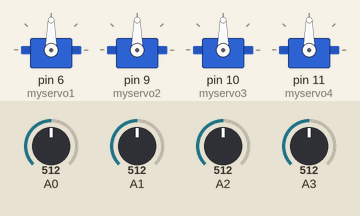
This sketch was run on a simulated Arduino Uno, built with avr-gcc and run on an emulated ATmega328P. Shown: 4 × servo. The inputs (shaded band) are chosen by the test bench; at power-on: A0 = 512, A1 = 512, A2 = 512, A3 = 512.

Above: at 1.2 s.
1.3 s: A0 set to 716
At 2.0 s:
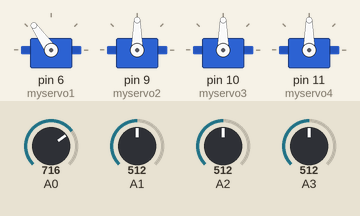
2.8 s: A1 set to 716
At 3.1 s:
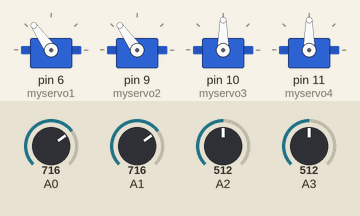
4.3 s: A2 set to 716
At 5.4 s:
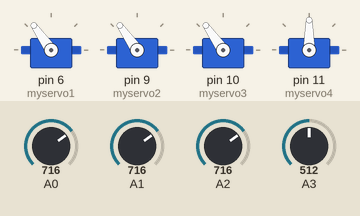
5.8 s: A3 set to 716
At 6.6 s:
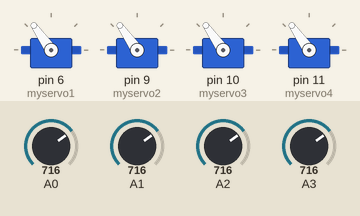
7.3 s: A0 set to 992
At 7.7 s:
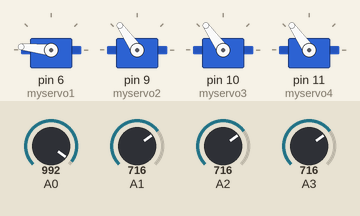
8.8 s: A1 set to 992
At 10.0 s:
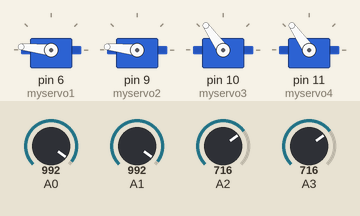
Timing chart, 0 to 11.3 s (numbered marks = the images above; inputs shaded):
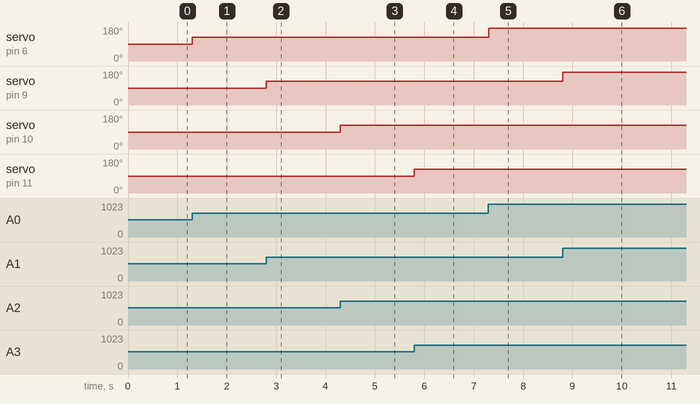

The sketch:

RobotKol-1.ino
```cpp
#include <Servo.h>

Servo myservo1;
Servo myservo2;
Servo myservo3;
Servo myservo4;

void setup() {

  myservo1.attach(6);
  myservo2.attach(9);
  myservo3.attach(10);
  myservo4.attach(11);

  pinMode(A0,INPUT);
  pinMode(A1,INPUT);
  pinMode(A2,INPUT);
  pinMode(A3,INPUT);
}

void loop() {

  int potansDeger1 = analogRead(A0);
  int servoAci1 = map(potansDeger1,0,1023,0,180);
  myservo1.write(servoAci1);

  int potansDeger2 = analogRead(A1);
  int servoAci2 = map(potansDeger2,0,1023,0,180);
  myservo2.write(servoAci2);

  int potansDeger3 = analogRead(A2);
  int servoAci3 = map(potansDeger3,0,1023,0,180);
  myservo3.write(servoAci3);

  int potansDeger4 = analogRead(A3);
  int servoAci4 = map(potansDeger4,0,1023,0,180);
  myservo4.write(servoAci4);
}
```

Measured:
- after the input at 1.3 s, servo on pin 6 (myservo1): 90° → 125° at once
- after the input at 2.8 s, servo on pin 9 (myservo2): 90° → 125° at once
- after the input at 4.3 s, servo on pin 10 (myservo3): 90° → 125° at once
- after the input at 5.8 s, servo on pin 11 (myservo4): 90° → 125° at once
- after the input at 7.3 s, servo on pin 6 (myservo1): 125° → 174° at once
- after the input at 8.8 s, servo on pin 9 (myservo2): 125° → 174° at once
